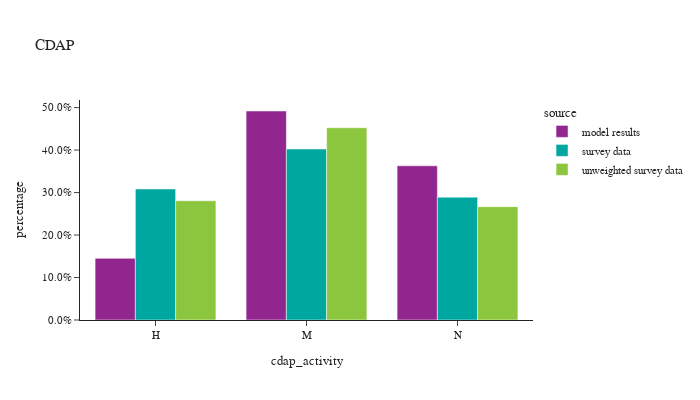

The notebook cell saved with this chart:
### Markdown cell above
- **Mandatory**: the person engages in travel to at least one out-of-home mandatory activity - work, university, or school. The mandatory pattern may also include non-mandatory activities such as separate home-based tours or intermediate stops on mandatory tours.
- **Non-mandatory**: the person engages in only maintenance and discretionary tours, which, by definition, do not contain mandatory activities.
- **Home**: the person does not travel outside the home.

### Code cell
df_plot = per_data.groupby(['source','cdap_activity'])['hh_weight_2017_2019'].sum().reset_index()
df_plot['percentage'] = df_plot.groupby(['source'], group_keys=False)['hh_weight_2017_2019'].\
            apply(lambda x: x / float(x.sum()))

# df_plot
fig = px.bar(df_plot, x="cdap_activity", y="percentage", barmode="group",color="source",
            title="CDAP")
# fig.for_each_annotation(lambda a: a.update(text = a.text.split("=")[-1]))
fig.update_layout(height=400, width=700, yaxis=dict(tickformat=".1%"))
fig.show()

### Figure 1 — Plotly figure (JSON) as saved in the notebook; plotly's stock layout.template omitted (floating-point values rounded to 4 significant figures)
{"data": [{"alignmentgroup": "True", "hovertemplate": "source=model results<br>cdap_activity=%{x}<br>percentage=%{y}<extra></extra>", "legendgroup": "model results", "marker": {"color": "#91268F", "pattern": {"shape": ""}}, "name": "model results", "offsetgroup": "model results", "orientation": "v", "showlegend": true, "textposition": "auto", "type": "bar", "x": ["H", "M", "N"], "xaxis": "x", "y": [0.1451, 0.492, 0.3629], "yaxis": "y"}, {"alignmentgroup": "True", "hovertemplate": "source=survey data<br>cdap_activity=%{x}<br>percentage=%{y}<extra></extra>", "legendgroup": "survey data", "marker": {"color": "#00A7A0", "pattern": {"shape": ""}}, "name": "survey data", "offsetgroup": "survey data", "orientation": "v", "showlegend": true, "textposition": "auto", "type": "bar", "x": ["H", "M", "N"], "xaxis": "x", "y": [0.3084, 0.4025, 0.2891], "yaxis": "y"}, {"alignmentgroup": "True", "hovertemplate": "source=unweighted survey data<br>cdap_activity=%{x}<br>percentage=%{y}<extra></extra>", "legendgroup": "unweighted survey data", "marker": {"color": "#8CC63E", "pattern": {"shape": ""}}, "name": "unweighted survey data", "offsetgroup": "unweighted survey data", "orientation": "v", "showlegend": true, "textposition": "auto", "type": "bar", "x": ["H", "M", "N"], "xaxis": "x", "y": [0.2807, 0.4526, 0.2668], "yaxis": "y"}], "layout": {"barmode": "group", "height": 400, "legend": {"title": {"text": "source"}, "tracegroupgap": 0}, "title": {"text": "CDAP"}, "width": 700, "xaxis": {"anchor": "y", "domain": [0.0, 1.0], "title": {"text": "cdap_activity"}}, "yaxis": {"anchor": "x", "domain": [0.0, 1.0], "tickformat": ".1%", "title": {"text": "percentage"}}}}
